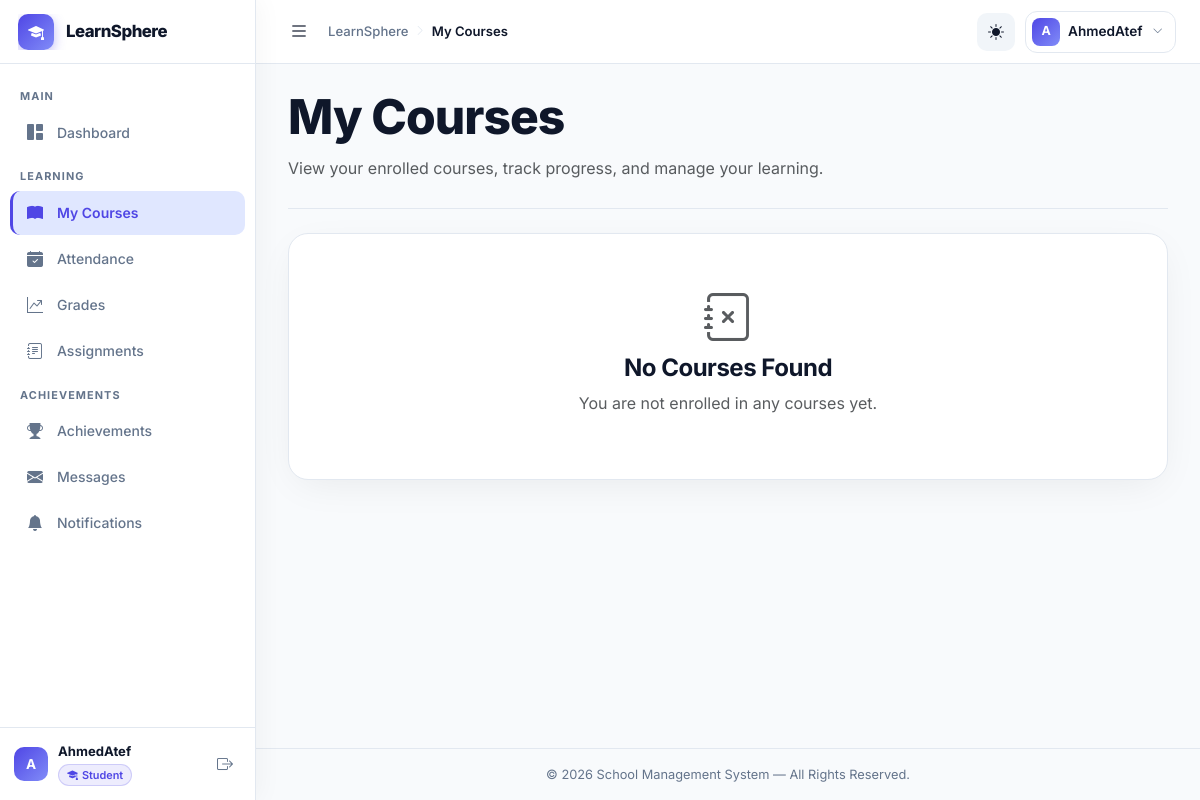
Before: /modules/student/courses.php (signed in) with the older database file.
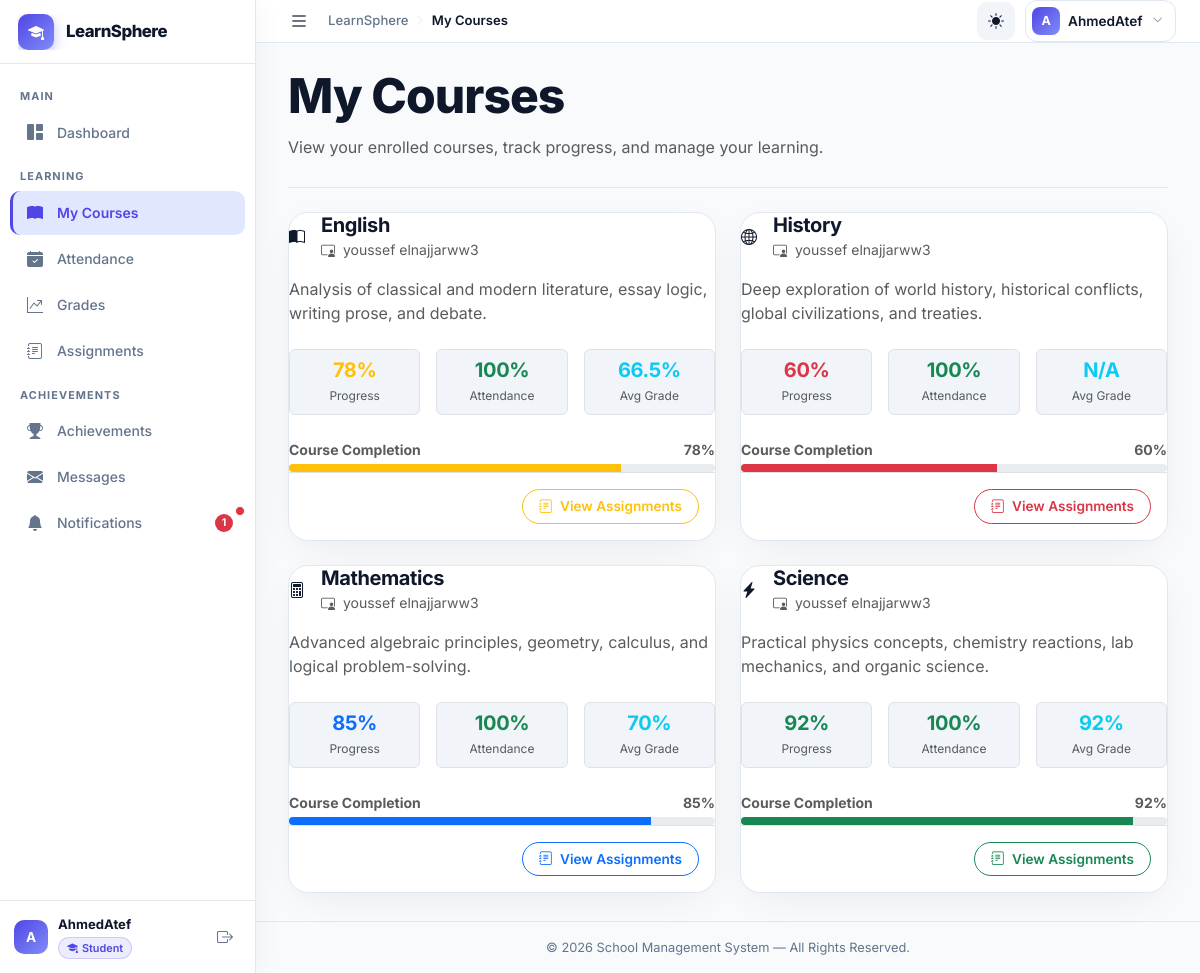
After: the same page with the newer database file.
### tables this page shows
CREATE TABLE `courses` (
  `id` int(11) NOT NULL AUTO_INCREMENT,
  `name` varchar(150) NOT NULL,
  `description` text DEFAULT NULL,
  `icon` varchar(60) DEFAULT 'bi-book-fill',
  `color` enum('primary','success','warning','danger','info') DEFAULT 'primary',
  `teacher_id` int(11) DEFAULT NULL,
  `room_id` int(11) DEFAULT NULL,
  `created_at` timestamp NOT NULL DEFAULT current_timestamp(),
  PRIMARY KEY (`id`),
  KEY `fk_course_teacher` (`teacher_id`),
  KEY `fk_course_room` (`room_id`),
  CONSTRAINT `fk_course_room` FOREIGN KEY (`room_id`) REFERENCES `class_rooms` (`id`) ON DELETE SET NULL,
  CONSTRAINT `fk_course_teacher` FOREIGN KEY (`teacher_id`) REFERENCES `teachers` (`id`) ON DELETE SET NULL
);

### config/app.php (called while the page is built, shortened)
<?php
function app_base_url(): string
{
    static $baseUrl = null;
    if ($baseUrl !== null) {
        return $baseUrl;
    }
    $scriptName = str_replace('\\', '/', $_SERVER['SCRIPT_NAME'] ?? '');
    $projectFolder = basename(BASE_PATH);
    $projectPath = '/' . $projectFolder;
    $position = stripos($scriptName, $projectPath);
    if ($position !== false) {
        $baseUrl = substr($scriptName, 0, $position + strlen($projectPath));
    } else {
        $baseUrl = '';
    }
    return rtrim($baseUrl, '/');
}
function app_url(string $path = ''): string
{
    $path = ltrim($path, '/');
    $baseUrl = app_base_url();
    return ($baseUrl === '' ? '' : $baseUrl) . '/' . $path;
}

### config/auth.php (called while the page is built, shortened)
<?php
require_once __DIR__ . '/app.php';
function current_user_id(): int
{
    return (int) ($_SESSION['user_id'] ?? 0);
}

### includes/notifications_helper.php (called while the page is built, shortened)
<?php
function get_unread_notification_count($conn, $userId) {
    $stmt = $conn->prepare("SELECT COUNT(*) AS unread FROM notifications WHERE user_id = ? AND is_read = 0");
    $stmt->bind_param('i', $userId);
    $stmt->execute();
    $res = $stmt->get_result()->fetch_assoc();
    return (int) ($res['unread'] ?? 0);
}

### modules/student/courses.php (the view, shortened to what the changed rows need)
<?php
require_once '../../config/app.php';
require_once BASE_PATH . '/config/connect.php';
require_once BASE_PATH . '/config/auth.php';
$userId = current_user_id();
$stmt = $conn->prepare("
    SELECT
        c.id, c.name, c.description, c.icon, c.color,
        COALESCE(t.name, 'TBA') AS teacher,
        e.progress,
        (
            SELECT COUNT(*) FROM attendance a
            WHERE a.course_id = c.id AND a.user_id = ? AND a.status IN ('present', 'late', 'excused')
        ) AS days_present,
        (
            SELECT COUNT(*) FROM attendance a
            WHERE a.course_id = c.id AND a.user_id = ?
        ) AS total_days,
        (
            SELECT AVG(g.score)
            FROM grades g
            JOIN assignments a2 ON a2.id = g.assignment_id
            WHERE a2.course_id = c.id AND g.user_id = ?
        ) AS avg_grade
    FROM enrollments e
    JOIN courses c ON c.id = e.course_id
    LEFT JOIN teachers t ON t.id = c.teacher_id
    WHERE e.user_id = ?
    ORDER BY c.name ASC
");
$stmt->bind_param('iiii', $userId, $userId, $userId, $userId);
$stmt->execute();
$courses = $stmt->get_result()->fetch_all(MYSQLI_ASSOC);
require_once BASE_PATH . '/includes/header.php';
?>
<div class="dashboard-hero mb-4">
    <div class="dashboard-hero-text">
        <h1 class="dashboard-title">My Courses</h1>
    </div>
</div>
<div class="row g-4">
    <?php if (empty($courses)): ?>
        <div class="col-12">
            <div class="dashboard-card text-center py-5">
                <div class="">
                    <i class="bi bi-journal-x text-muted mb-3" style="font-size: 3rem;"></i>
                    <h4>No Courses Found</h4>
                    <p class="text-muted">You are not enrolled in any courses yet.</p>
                </div>
            </div>
        </div>
    <?php else: ?>
        <?php foreach ($courses as $c):
            $attPercent = $c['total_days'] > 0 ? round(($c['days_present'] / $c['total_days']) * 100) : 100;
            $avgGrade   = $c['avg_grade'] !== null ? round($c['avg_grade'], 1) : 0;
            $color      = $c['color'] ?: 'primary';
            $icon       = $c['icon'] ?: 'bi-book-fill';
        ?>
            <div class="col-12 col-xl-6" id="course-<?= $c['id']; ?>">
                <div class="dashboard-card h-100" style="padding: 0;">
                    <div class="">
                        <div class="d-flex align-items-center mb-3">
                            <div class="icon-box icon-box-<?= $color; ?> me-3">
                                <i class="bi <?= $icon; ?>"></i>
                            </div>
                            <div>
                                <h5 class="mb-0 fw-bold"><?= htmlspecialchars($c['name']); ?></h5>
                                <small class="text-muted"><i class="bi bi-person-video3 me-1"></i> <?= htmlspecialchars($c['teacher']); ?></small>
                            </div>
                        </div>
                        <p class="text-muted mb-4" style="min-height: 48px;">
                            <?= htmlspecialchars($c['description']); ?>
                        </p>
                        <div class="row g-3 mb-4 text-center">
                            <div class="col-4">
                                <div class="p-2 border rounded" style="background: var(--app-surface-soft);">
                                    <h5 class="mb-0 fw-bold text-<?= $color; ?>"><?= $c['progress']; ?>%</h5>
                                    <small class="text-muted" style="font-size: 0.75rem;">Progress</small>
                                </div>
                            </div>
                            <div class="col-4">
                                <div class="p-2 border rounded" style="background: var(--app-surface-soft);">
                                    <h5 class="mb-0 fw-bold text-success"><?= $attPercent; ?>%</h5>
                                    <small class="text-muted" style="font-size: 0.75rem;">Attendance</small>
                                </div>
                            </div>
                            <div class="col-4">
                                <div class="p-2 border rounded" style="background: var(--app-surface-soft);">
                                    <h5 class="mb-0 fw-bold text-info"><?= $c['avg_grade'] !== null ? $avgGrade . '%' : 'N/A'; ?></h5>
                                    <small class="text-muted" style="font-size: 0.75rem;">Avg Grade</small>
                                </div>
                            </div>
                        </div>
                        <div>
                            <div class="d-flex justify-content-between mb-1">
                                <small class="text-muted fw-bold">Course Completion</small>
                                <small class="text-muted fw-bold"><?= $c['progress']; ?>%</small>
                            </div>
                            <div class="progress" style="height: 8px;">
                                <div class="progress-bar bg-<?= $color; ?>" role="progressbar" style="width: <?= $c['progress']; ?>%" aria-valuenow="<?= $c['progress']; ?>" aria-valuemin="0" aria-valuemax="100"></div>
                            </div>
                        </div>
                    </div>
                    <div class="card-footer bg-transparent border-top p-3 text-end">
                        <a href="<?= app_url('modules/student/assignments.php?course_id=' . $c['id']); ?>" class="btn btn-sm btn-outline-<?= $color; ?> rounded-pill px-3">
                            <i class="bi bi-journal-text me-1"></i> View Assignments
                        </a>
                    </div>
                </div>
            </div>
        <?php endforeach; ?>
    <?php endif; ?>
</div>
<?php require_once BASE_PATH . '/includes/footer.php'; ?>

### includes/sidebar.php (shortened to what the changed rows need)
<?php
require_once BASE_PATH . '/includes/notifications_helper.php';
$currentRole = $_SESSION['role'] ?? '';
$isLoggedIn  = isset($_SESSION['username']);
?>
<aside class="app-sidebar" id="appSidebar" data-role="<?= htmlspecialchars($currentRole); ?>">
    <nav class="sidebar-nav" id="sidebarNav" aria-label="Main navigation">
        <?php if ($isLoggedIn): ?>
        <?php if ($currentRole === 'student'): ?>
            <?php
                $unreadCount = get_unread_notification_count($conn, current_user_id());
            ?>
            <a href="<?= app_url('modules/student/notifications.php'); ?>"
               class="sidebar-link <?= is_nav_active('modules/student/notifications'); ?>"
               aria-current="<?= is_nav_active('modules/student/notifications') ? 'page' : 'false'; ?>">
                <span class="sidebar-link-icon">
                    <i class="bi bi-bell-fill"></i>
                    <?php if ($unreadCount > 0): ?>
                        <span class="position-absolute top-0 start-100 translate-middle p-1 bg-danger border border-light rounded-circle" style="width: 10px; height: 10px; margin-top: 10px; margin-left: -5px;">
                        </span>
                    <?php endif; ?>
                </span>
                <span class="sidebar-link-text">Notifications</span>
                <?php if ($unreadCount > 0): ?>
                    <span class="badge bg-danger rounded-pill ms-auto"><?= $unreadCount; ?></span>
                <?php endif; ?>
            </a>
        <?php endif;  ?>
        <?php endif;  ?>
    </nav>
</aside>

Changed rows visible on the page:
added courses: name "English", teacher "youssef elnajjarww3", description "Analysis of classical and modern literature, essay logic, writing prose, and debate.", progress "78", attPercent "100", avgGrade "66.5"
added courses: name "History", teacher "youssef elnajjarww3", description "Deep exploration of world history, historical conflicts, global civilizations, and treaties.", progress "60", attPercent "100", shows "N/A"
added courses: name "Mathematics", teacher "youssef elnajjarww3", description "Advanced algebraic principles, geometry, calculus, and logical problem-solving.", progress "85", attPercent "100", avgGrade "70"
added courses: name "Science", teacher "youssef elnajjarww3", description "Practical physics concepts, chemistry reactions, lab mechanics, and organic science.", progress "92", attPercent "100", avgGrade "92"
Other visible differences:
$unreadCount: (not shown) → "1"
text no longer shown: "No Courses Found You are not enrolled in any courses yet."
